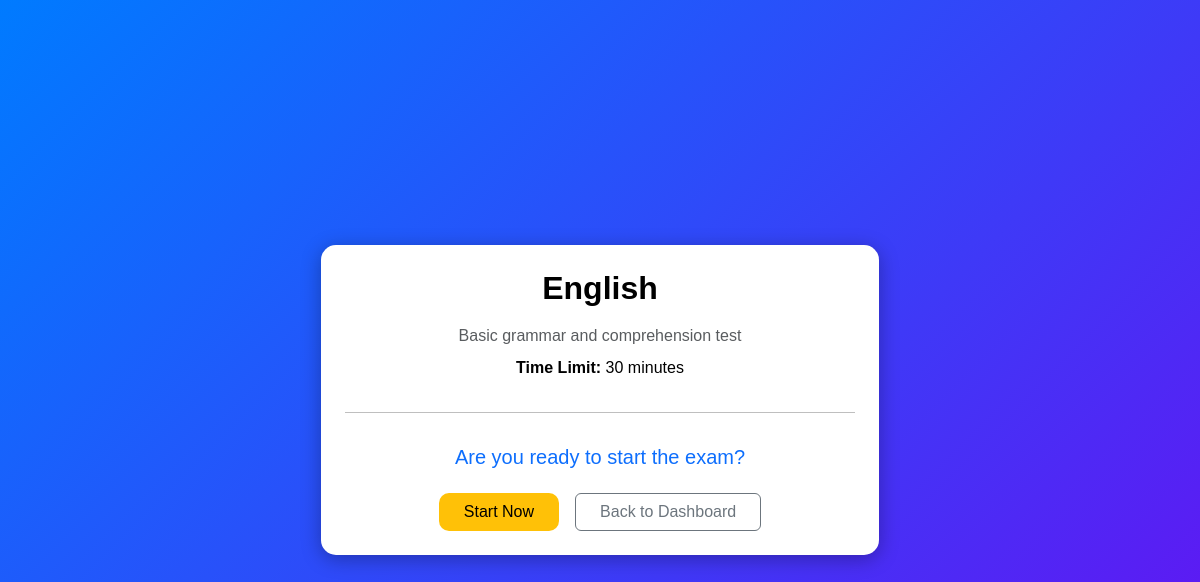
The app's page /student/start_exam.php?id=5 (signed in) with its own data.
### tables this page shows
CREATE TABLE `exams` (
  `id` int(11) NOT NULL,
  `subject` varchar(100) NOT NULL,
  `description` text NOT NULL,
  `time_limit` int(11) NOT NULL COMMENT 'in minutes',
  `is_active` tinyint(1) NOT NULL DEFAULT 1,
  `date_created` timestamp NOT NULL DEFAULT current_timestamp()
);

### student/start_exam.php (the view, shortened to what this page needs)
<?php
include('../includes/config.php');
$exam_id = $_GET['id'];
$sql = "SELECT * FROM exams WHERE id = :id";
$query = $dbh->prepare($sql);
$query->bindParam(':id', $exam_id);
$query->execute();
$exam = $query->fetch(PDO::FETCH_ASSOC);
?>
<!DOCTYPE html>
<html lang="en">
<head>
<link href="https://cdn.jsdelivr.net/npm/bootstrap@5.3.3/dist/css/bootstrap.min.css" rel="stylesheet">
</head>
<body>
<div class="container d-flex justify-content-center align-items-center vh-100">
  <div class="col-md-6">
    <div class="card p-4 text-center">
      <h2 class="fw-bold mb-3"><?php echo htmlspecialchars($exam['subject']); ?></h2>
      <p class="text-muted mb-2"><?php echo htmlspecialchars($exam['description']); ?></p>
      <p><strong>Time Limit:</strong> <?php echo htmlspecialchars($exam['time_limit']); ?> minutes</p>
      <hr>
      <h5 class="mt-3 mb-4 text-primary">Are you ready to start the exam?</h5>
      <div class="d-flex justify-content-center gap-3">
        <a href="take_exam.php?id=<?php echo $exam['id']; ?>" class="btn btn-start px-4">Start Now</a>
        <a href="exam_dashboard.php" class="btn btn-outline-secondary px-4">Back to Dashboard</a>
      </div>
    </div>
  </div>
</div>
</body>
</html>

### student/start_exam.php (style rules this page uses)
body { font-family: 'Poppins', sans-serif; background: linear-gradient(135deg, #007bff, #6610f2); color: #fff; min-height: 100vh; }
.card { border: none; border-radius: 15px; box-shadow: 0 4px 20px rgba(0,0,0,0.3); background-color: #fff; color: #000; }
.btn-start { background-color: #ffc107; color: #000; border-radius: 10px; transition: background 0.3s; }

### records on screen
exams: subject "English", description "Basic grammar and comprehension test", time_limit "30"
